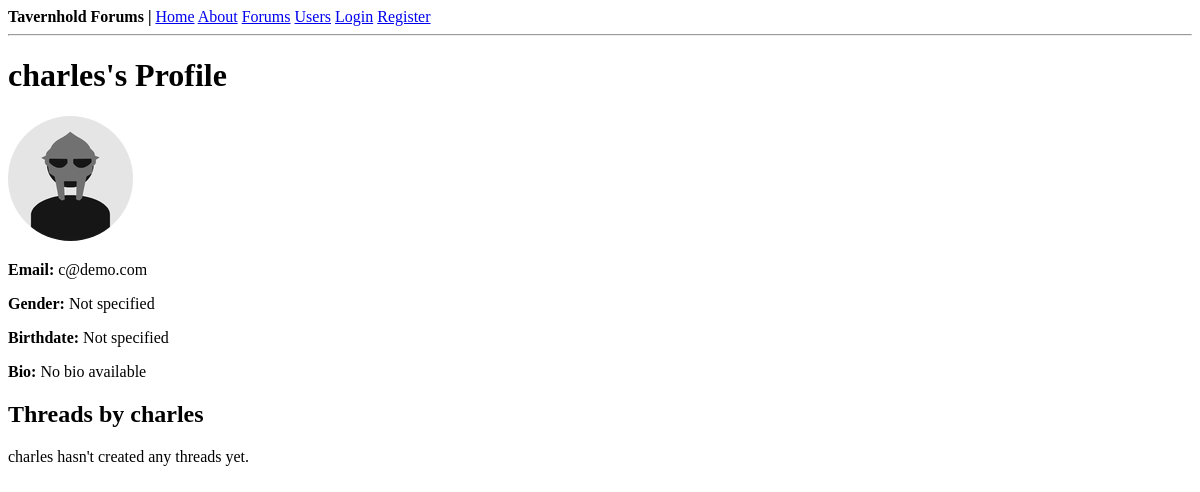
The page /user/charles on the database its author committed.
### thforums/models.py (models this page shows, shortened)
class User(db.Model, UserMixin):
    id = db.Column(db.Integer, primary_key=True)  # unique id for each user
    username = db.Column(db.String(20), unique=True, nullable=False)  # username must be unique
    email = db.Column(db.String(120), unique=True, nullable=False)  # email must be unique
    image_file = db.Column(db.String(20), nullable=False, default="default.png")  # profile picture
    password = db.Column(db.String(60), nullable=False)  # hashed password
    gender = db.Column(db.String(10), nullable=True)  # gender field
    birthdate = db.Column(db.Date, nullable=True)  # birthdate field
    bio = db.Column(db.Text, nullable=True)  # bio field
    threads = db.relationship("Thread", backref="author", lazy=True)  # relationship to threads created by the user
    replies = db.relationship("Reply", backref="author", lazy=True)  # relationship to replies made by the user

### thforums/routes.py (the view)
@app.route("/user/<string:username>")
def user_profile(username):
    user = User.query.filter_by(username=username).first_or_404()
    page = request.args.get("page", 1, type=int)  # get the current page number
    threads = Thread.query.filter_by(author=user).order_by(Thread.date_posted.desc()).paginate(page=page, per_page=5)
    return render_template("user_profile.html", title=f"{user.username}'s Profile", user=user, threads=threads)

### thforums/templates/user_profile.html (shortened to what this page needs)
{% extends 'layout.html' %}
{% block content %}
<h1>{{ user.username }}'s Profile</h1>
<div>
    <img src="{{ url_for('static', filename='profile_pics/' + (user.image_file if user.image_file else 'default.png')) }}"
         alt="Profile Picture"
         class="large-profile-pic">
</div>
<div>
    <p><b>Email:</b> {{ user.email }}</p>
    <p><b>Gender:</b> {{ user.gender or "Not specified" }}</p>
    <p><b>Birthdate:</b> {{ user.birthdate.strftime('%Y-%m-%d') if user.birthdate else "Not specified" }}</p>
    <p><b>Bio:</b> {{ user.bio or "No bio available" }}</p>
</div>
<div>
    <h2>Threads by {{ user.username }}</h2>
    {% if not threads.items %}
        <p>{{ user.username }} hasn't created any threads yet.</p>
    {% endif %}
</div>
{% endblock %}

### thforums/static/styles.css (style rules this page uses)
.large-profile-pic { width: 125px; height: 125px; border-radius: 50%; }

### rows shown on the page
User: username "charles", image_file (placeholder picture), email "c@demo.com", gender "Not specified", birthdate "Not specified", bio "No bio available"
